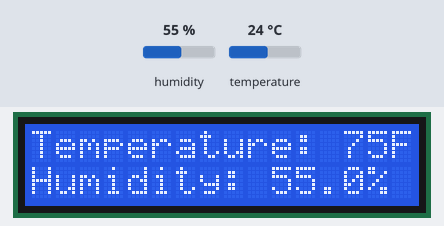
A sketch run on a simulated Arduino Uno, built with avr-gcc and run on an emulated ATmega328P. On the bench: 16×2 character LCD. The test bench sets the inputs (shaded band); at power-on: humidity 55 %, temperature 24 °C.

Above: at 3.6 s.
3.7 s: humidity set to 22 %
At 6.4 s:
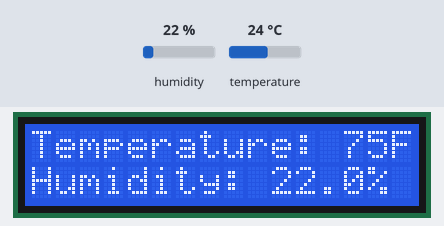
8.2 s: temperature set to 12 °C
At 9.9 s:
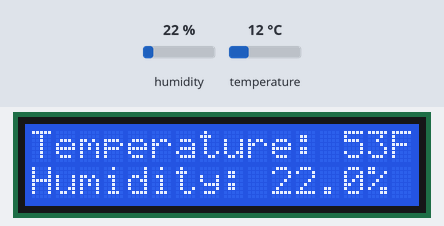
12.7 s: humidity set to 40 %
At 15.8 s:
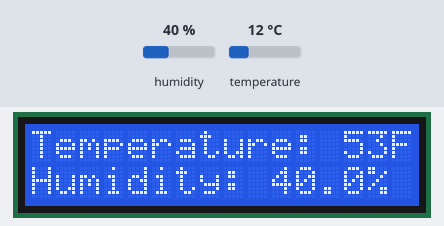
17.2 s: temperature set to 19 °C
At 19.3 s:
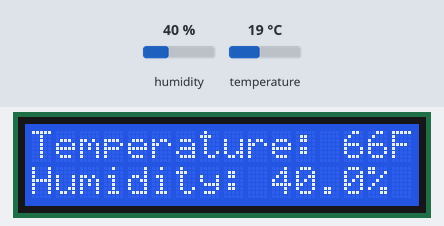
Timing chart, 0 to 20.8 s (numbered marks = the images above; inputs shaded):
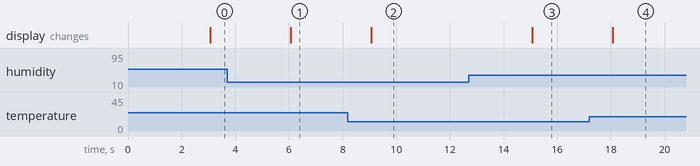

The sketch:

ECE_Individual_Proj.ino
```cpp
// ECE Individual Poject
/*Aim: To create a device to meausre temperature and humdidity in surrounding
 and display on LCD screen. */

// Libraries Included:
#include <LiquidCrystal.h>
#include <dht_nonblocking.h>

// Defining terms
#define DHT_SENSOR_TYPE DHT_TYPE_11

// Setting constants
const int DHT_SENSOR_PIN = 2; // CHECK if adding  static makes any difference to code.

// Initialize libraries
LiquidCrystal lcd(7, 8, 9, 10, 11, 12);
DHT_nonblocking dht_sensor(DHT_SENSOR_PIN, DHT_SENSOR_TYPE);

/**
 * Helper Function to measure and store temperature and humidity.
 * Returns true if measurement was successful.
 */
static bool measure_environment(float *t, float *h)
{
  static unsigned long measurement_timestamp = millis();
  // In order to measure every 4 seconds
  if (millis() - measurement_timestamp > 3000ul)
  {
    if (dht_sensor.measure(t, h) == true)
    {
      measurement_timestamp = millis();
      return true;
    }
  }
  return false;
}


void setup() {
  // put your setup code here, to run once:
  // Setting up the LCD no. of columns and no. of rows
  lcd.begin(16, 2);

  // Printing Labels
  lcd.setCursor(0,0);
  lcd.print("Temperature: ");
  lcd.setCursor(0,1);
  lcd.print("Humidity: ");


}

void loop() {
  // put your main code here, to run repeatedly:
  // Initializing temperature and humiditiy variables
  float temperature; // Trying making it static.
  float humidity;
  /* Measure temperature and humidity using helper function which returns
   *  true only when measurement is available. */
  if (measure_environment(&temperature, &humidity) == true)
  {
     lcd.setCursor(13,0);
     int temp_f = (int) (((9 * temperature) / 5) + 32);
     lcd.print(temp_f);
     lcd.print("F");
     lcd.setCursor(10,1);
     lcd.print(humidity, 1);
     lcd.print("%");
  }


}
```

Measured:
- after the input at 3.7 s, the display: changes after 2.4 s (image 1)
- after the input at 8.2 s, the display: changes after 0.87 s (image 2)
- after the input at 12.7 s, the display: changes after 2.4 s (image 3)
- after the input at 17.2 s, the display: changes after 0.87 s (image 4)
